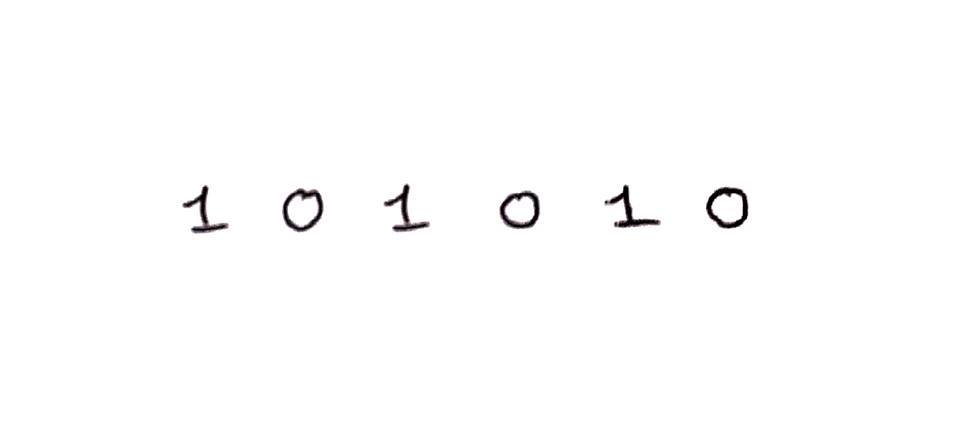
#> input picture numbers.jpg, 960 x 445 px, given in place of the camera
$ python hand-digit.py   (older library calls are emulated)
#> lines starting #> are read from the running program, lines starting #| are printed output that depends on the picture; after the words box and inside, x2 and y2 are one past the last pixel; in counts of white or black regions, pixels touching at a corner belong together
import cv2

cap = cv2.VideoCapture(0)

# Check if the webcam is opened correctly
if not cap.isOpened():
    raise IOError("Cannot open webcam")
while True:
    ret, frame = cap.read()
#> frame is the input picture: shape (445, 960, 3); mean B, G, R 253.1, 253.1, 253.2
    # frame = cv2.resize(frame, None, fx=0.5, fy=0.5,
    #                    interpolation=cv2.INTER_AREA)

    grayFrame = cv2.cvtColor(frame, cv2.COLOR_BGR2GRAY)

    grayFrame = cv2.GaussianBlur(grayFrame, (5, 5), 0)
    _, fr_th = cv2.threshold(grayFrame, 155, 255, cv2.THRESH_BINARY_INV)
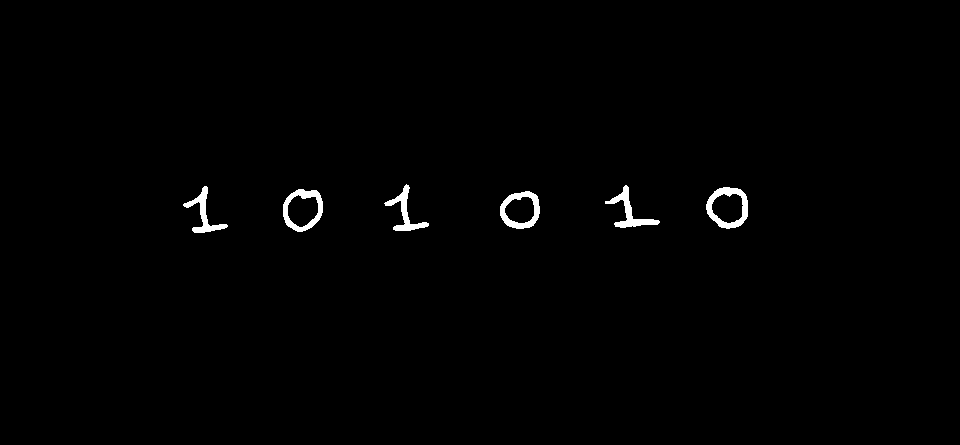
#> fr_th: shape (445, 960); 0.85% white; 6 white regions
    _, ctrs, _ = cv2.findContours(fr_th,cv2.RETR_TREE,cv2.CHAIN_APPROX_SIMPLE)
#> ctrs = 9 contours; largest, box (x1, y1, x2, y2) and area: (706, 187, 748, 229) 1332, (283, 189, 323, 232) 1299, (500, 191, 540, 229) 1156, (287, 194, 319, 228) 758, (711, 193, 744, 224) 740
    rects = [cv2.boundingRect(ctr) for ctr in ctrs]
#> rects = [(500, 191, 40, 38), (504, 196, 31, 28), (283, 189, 40, 43), (287, 194, 32, 34), (706, 187, 42, 42), (711, 193, 33, 31), (183, 186, 45, 47), (605, 185, 55, 43), (384, 184, 45, 47)]
    for rect in rects:
        cv2.rectangle(frame, (rect[0], rect[1]),
                    (rect[0]+rect[2], rect[1]+rect[3]), (0, 0, 255), 3)
#> this loop made 9 passes
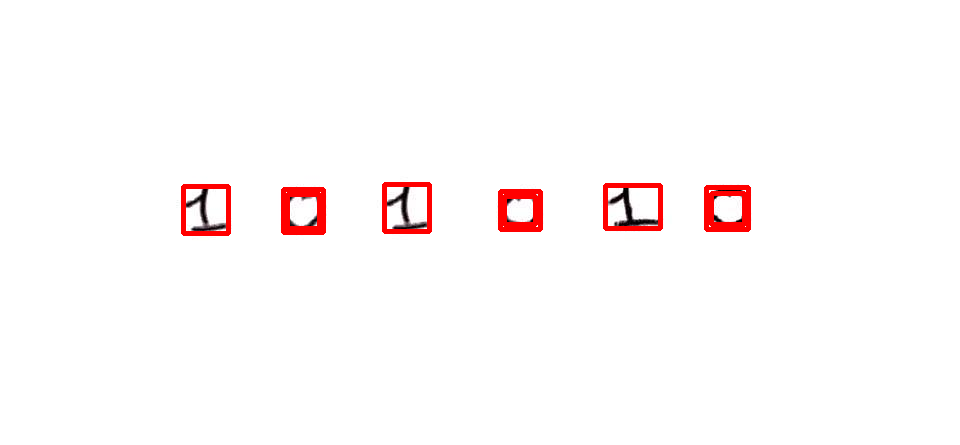
#> frame: shape (445, 960, 3); 1.61% of pixels changed, all inside (x1, y1, x2, y2) = (181, 182, 751, 236)

    cv2.imshow('video', frame)

    c = cv2.waitKey(1)
#> (key Esc is pressed here)
    if c == 13:
        break

cap.release()
cv2.destroyAllWindows()
